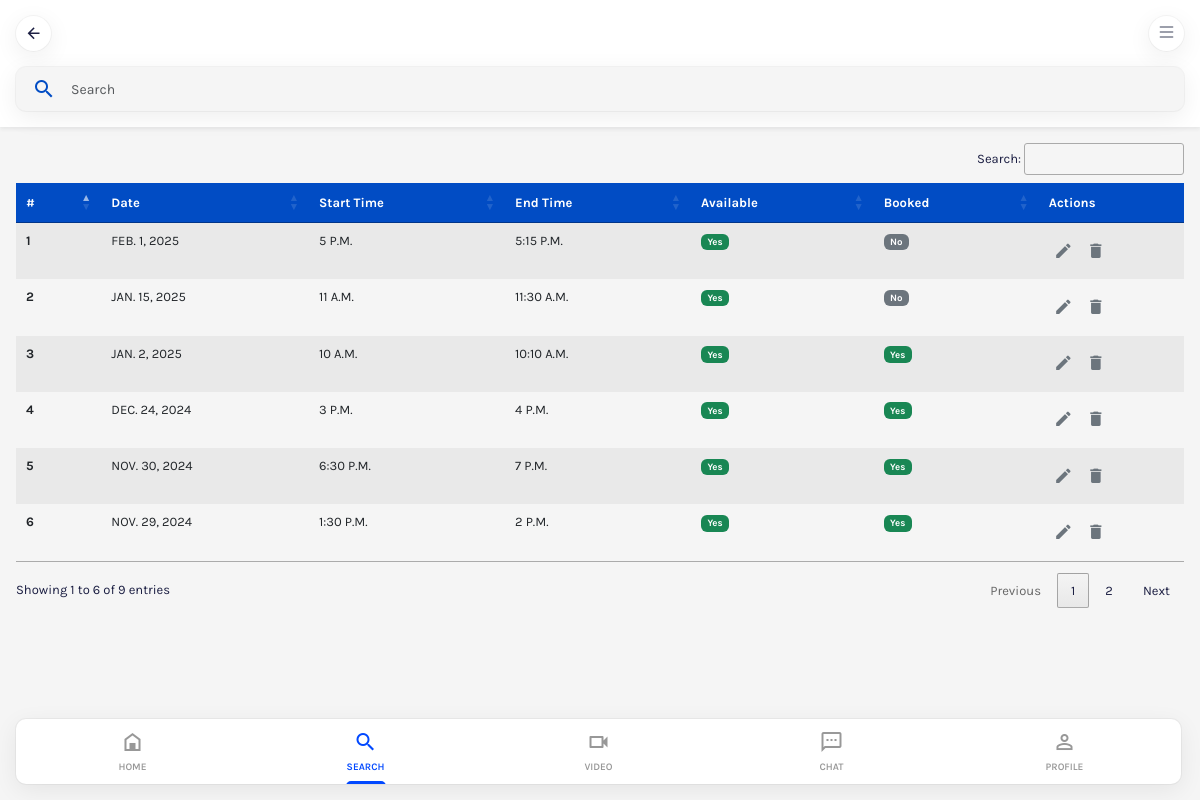
Page /doctors/list_slots/ (signed in) on the earlier database version.
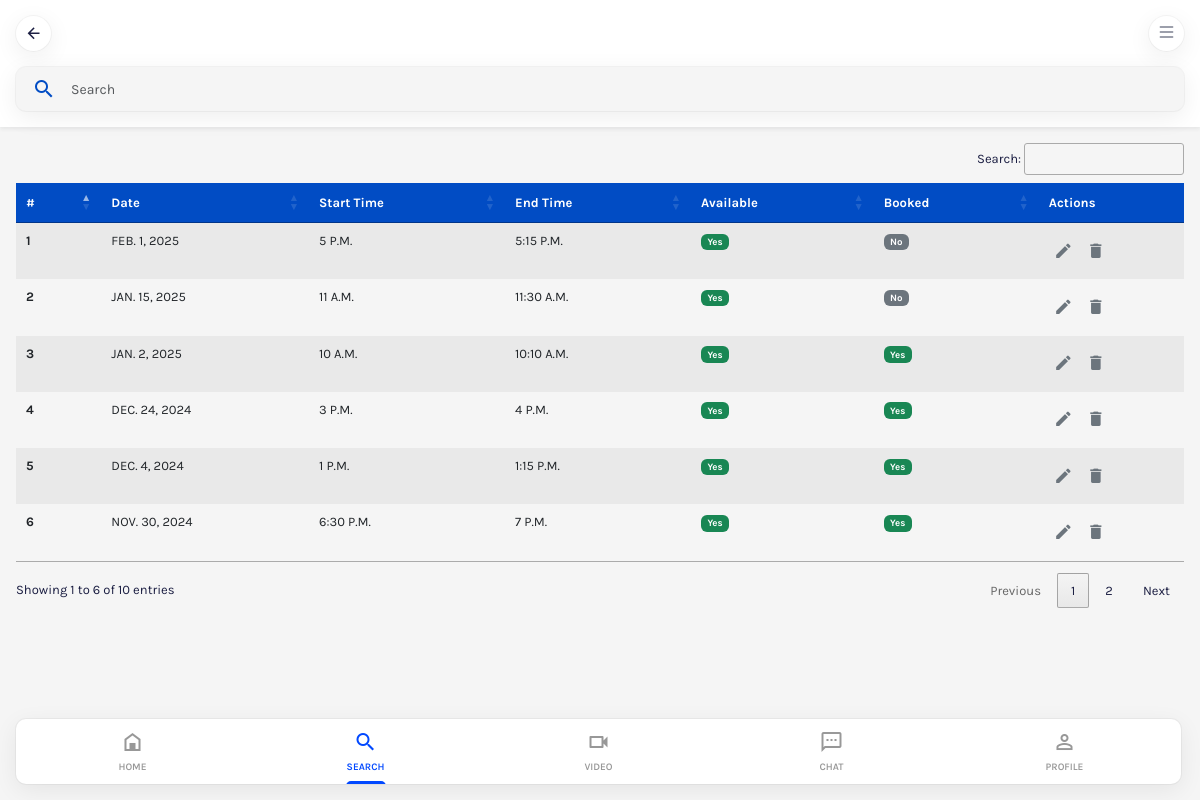
Same page on the later database version.
### patients/models.py (models this page shows, shortened)
class AppointmentSlot(models.Model):
    doctor = models.ForeignKey(DoctorProfile, on_delete=models.CASCADE, related_name="available_slots")
    date = models.DateField()
    start_time = models.TimeField()
    end_time = models.TimeField()
    is_available = models.BooleanField(default=True)
    is_booked = models.BooleanField(default=False)
    in_progress = models.BooleanField(default=False)
    created_at = models.DateTimeField(auto_now_add=True)
    updated_at = models.DateTimeField(auto_now=True)
    room_id = models.CharField(max_length=255, blank=True, null=True)
    class Meta:
        unique_together = ('doctor', 'date', 'start_time')

### doctors/views.py (the view, shortened to what this page needs)
# urls.py: path('list_slots/', SlotListView.as_view(), name='list_slots'),
class SlotListView(TemplateView):
    template_name ='list_slots.html'
    def get(self, request, *args, **kwargs):
        query = request.GET.get('q', '').strip().lower()
        doctor = get_object_or_404(DoctorProfile, user=self.request.user)
        slots = AppointmentSlot.objects.filter(doctor=doctor).order_by('-date', '-start_time')
        return self.render_to_response({'slots': slots, 'query': query})

### doctors/templates/list_slots.html (shortened to what this page needs)
{% extends 'base.html' %}
{% block content %}
{% load static %}
   <link rel="stylesheet" type="text/css" href="https://cdn.datatables.net/1.13.6/css/jquery.dataTables.min.css">
<body class="bg-light">
   <div class="select-area d-flex flex-column vh-100">
      <div class="bg-white shadow-sm">
         <div class="d-flex align-items-center justify-content-between mb-auto p-3 osahan-header">
            <div class="d-flex align-items-center gap-2 me-auto">
               <a href="{% url 'doctor_home' %}" class="text-dark bg-white shadow rounded-circle icon">
                  <span class="mdi mdi-arrow-left mdi-18px"></span>
               </a>
            </div>
            <div class="d-flex align-items-center gap-3">
               <a class="toggle text-muted d-flex align-items-center justify-content-center fs-5 bg-white shadow rounded-circle icon" href="#"><i
                     class="bi bi-list"></i></a>
            </div>
         </div>
         <div class="px-3 pb-3">
            <form method="get" action="{% url 'list_slots' %}">
               <div class="input-group rounded-4 shadow overflow-hidden border-0 py-1 ps-3 bg-light">
                  <span class="input-group-text bg-transparent text-muted border-0 p-0" id="search"><span class="mdi mdi-magnify mdi-24px text-primary"></span></span>
                  <input type="text" name="q" value="{{ query }}" class="form-control bg-transparent text-muted border-0 px-3 fs-14" placeholder="Search" aria-label="Search" aria-describedby="search">
               </div>
            </form>
         </div>
      </div>
      <div class="vh-100 my-auto overflow-auto body-fix-osahan-footer">
        <div class="table-responsive px-3 mt-3">
            <table class="table table-striped table-hover" id="slotsTable">
               <thead class="bg-primary text-white">
                  <tr>
                     <th scope="col">#</th>
                     <th scope="col">Date</th>
                     <th scope="col">Start Time</th>
                     <th scope="col">End Time</th>
                     <th scope="col">Available</th>
                     <th scope="col">Booked</th>
                     <th scope="col">Actions</th>
                  </tr>
               </thead>
               <tbody>
                {% for slot in slots %}
                  <tr>
                     <th scope="row">{{ forloop.counter }}</th>
                     <td class="text-uppercase">{{ slot.date }}</td>
                     <td class="text-uppercase">{{ slot.start_time }}</td>
                     <td class="text-uppercase">{{ slot.end_time }}</td>
                     <td>
                        {% if slot.is_available %}
                        <span class="badge bg-success">Yes</span>
                        {% else %}
                        <span class="badge bg-secondary">No</span>
                        {% endif %}
                     </td>
                     <td>
                        {% if slot.is_booked %}
                        <span class="badge bg-success">Yes</span>
                        {% else %}
                        <span class="badge bg-secondary">No</span>
                        {% endif %}
                     </td>
                     <td>
                        <a href="#" class="icon-btn"><i class="mdi mdi-pencil"></i></a>
                        <button class="icon-btn"><i class="mdi mdi-delete"></i></button>
                     </td>
                  </tr>
                {% endfor %}
               </tbody>
            </table>
         </div>
      </div>
      <div class="footer mt-auto p-3 fix-osahan-footer">
        <div
           class="d-flex align-items-center justify-content-between rounded-4 shadow overflow-hidden bottom-nav-main">
           <a href="{% url 'doctor_home' %}" class="col footer-bottom-nav">
              <span class="mdi mdi-home-variant-outline mdi-24px"></span>
              <span>Home</span>
           </a>
           <a href="{% url 'list_slots' %}" class="col footer-bottom-nav active">
              <span class="mdi mdi-magnify mdi-24px"></span>
              <span>Search</span>
           </a>
           <a href="{% url 'doctor_video_page' %}" class="col footer-bottom-nav">
              <span class="mdi mdi-video-outline mdi-24px"></span>
              <span>Video</span>
           </a>
           <a href="#" class="col footer-bottom-nav">
              <span class="mdi mdi-message-processing-outline mdi-24px"></span>
              <span>Chat</span>
           </a>
           <a href="{% url 'doctor_profile_page' %}" class="col footer-bottom-nav">
              <span class="mdi mdi-account-outline mdi-24px"></span>
              <span>Profile</span>
           </a>
        </div>
     </div>
   </div>
{% endblock %}

### accounts/templates/base.html (shortened to what this page needs)
{% load static %}
<!DOCTYPE html>
<html lang="en">
   <head>
      <link rel="stylesheet" href="{% static 'vender/bootstrap/css/bootstrap.min.css' %}">
      <link rel="stylesheet" href="https://cdn.jsdelivr.net/npm/bootstrap-icons@1.10.3/font/bootstrap-icons.css">
      <link rel="stylesheet" href="{% static 'vender/sidebar/demo.css' %}">
      <link rel="stylesheet" href="{% static 'vender/slick/slick/slick.css' %}" />
      <link rel="stylesheet" href="{% static 'vender/slick/slick/slick-theme.css' %}" />
      <link rel="stylesheet" href="{% static 'vender/materialdesign/css/materialdesignicons.min.css' %}">
      <link rel="stylesheet" href="{% static 'css/style.css' %}">
   </head>
<body>
{% block content %}
{% endblock %}
</body>
</html>

### static/vender/sidebar/demo.css (style rules this page uses)
.hc-nav-trigger.hc-nav-1, .hc-nav-trigger { display: none; }
.hc-nav-trigger { font-size: 26px; color: #22252a; }

### static/css/style.css (style rules this page uses)
:root { --dark: #1b1e42; --primary: #014CC4; --light-primary: #01BDF3; --lighter-primary: #598fff; --lighter-primary-opacity: #e9f2ff; --secondary: #595f73; --light: #f5f5f5; --success: #3dae14; --light-success: #93cf88; --warning: #fdbe00; --light-warning: #fbf2d9; --orange: #FF8811; --light-orange: #f8efea; }
body { font-family: 'Karla', sans-serif; color: var(--dark); font-size: 13px; }
.text-dark { color: var(--dark) !important; }
.text-primary { color: var(--primary) !important; }
.bg-light { background-color: var(--light) !important; }
.bg-primary { background-color: var(--primary) !important; }
.text-muted { color: var(--secondary) !important; }
a { text-decoration: none; }
.form-control { box-shadow: none !important; }
.rounded-4, .form-control { border-radius: 10px !important; }
.fs-14 { font-size: 14px; }
.fix-osahan-footer { position: absolute; bottom: 0; left: 0; right: 3px; }
.shadow { box-shadow: rgb(0 0 0 / 7%) 0px 6px 24px 0px, rgb(0 0 0 / 4%) 0px 0px 0px 1px !important; }
.body-fix-osahan-footer { padding-bottom: 82px; }
.footer-bottom-nav { text-align: center; display: flex; align-items: center; flex-direction: column; color: #989898; padding: 5px 0 9px 0; position: relative; }
.footer-bottom-nav span { font-size: 10px; font-weight: 600; text-transform: uppercase; }
.footer-bottom-nav.active { color: #0148ff; }
.footer-bottom-nav.active:after { content: ""; width: 40px; height: 10px; background: #0148ff; border-radius: 50px; position: absolute; bottom: -7px; }
.bottom-nav-main { background: #fff; }
.icon { min-width: 35px; width: 35px; height: 35px; display: flex; align-items: center; justify-content: center; }

### doctors/templates/list_slots.html (style rules this page uses)
.icon-btn { background: none; border: none; color: #6c757d; font-size: 1.2rem; cursor: pointer; padding: 5px; transition: color 0.2s ease; }
.icon-btn i { vertical-align: middle; }
.text-uppercase { text-transform: uppercase; }
.tbody, td, tfoot, th, thead, tr { border-style: none; }

Differences in the rows shown:
no longer on this page (row unchanged): AppointmentSlot: date "NOV. 29, 2024", start_time "1:30 P.M.", end_time "2 P.M.", is_available "Yes", is_booked "Yes"
added AppointmentSlot: date "DEC. 4, 2024", start_time "1 P.M.", end_time "1:15 P.M.", is_available "Yes", is_booked "Yes"
Other differences:
text written by a page script: "Search: Showing 1 to 6 of 9 entries Previous 1 2 Next" → "Search: Showing 1 to 6 of 10 entries Previous 1 2 Next"
